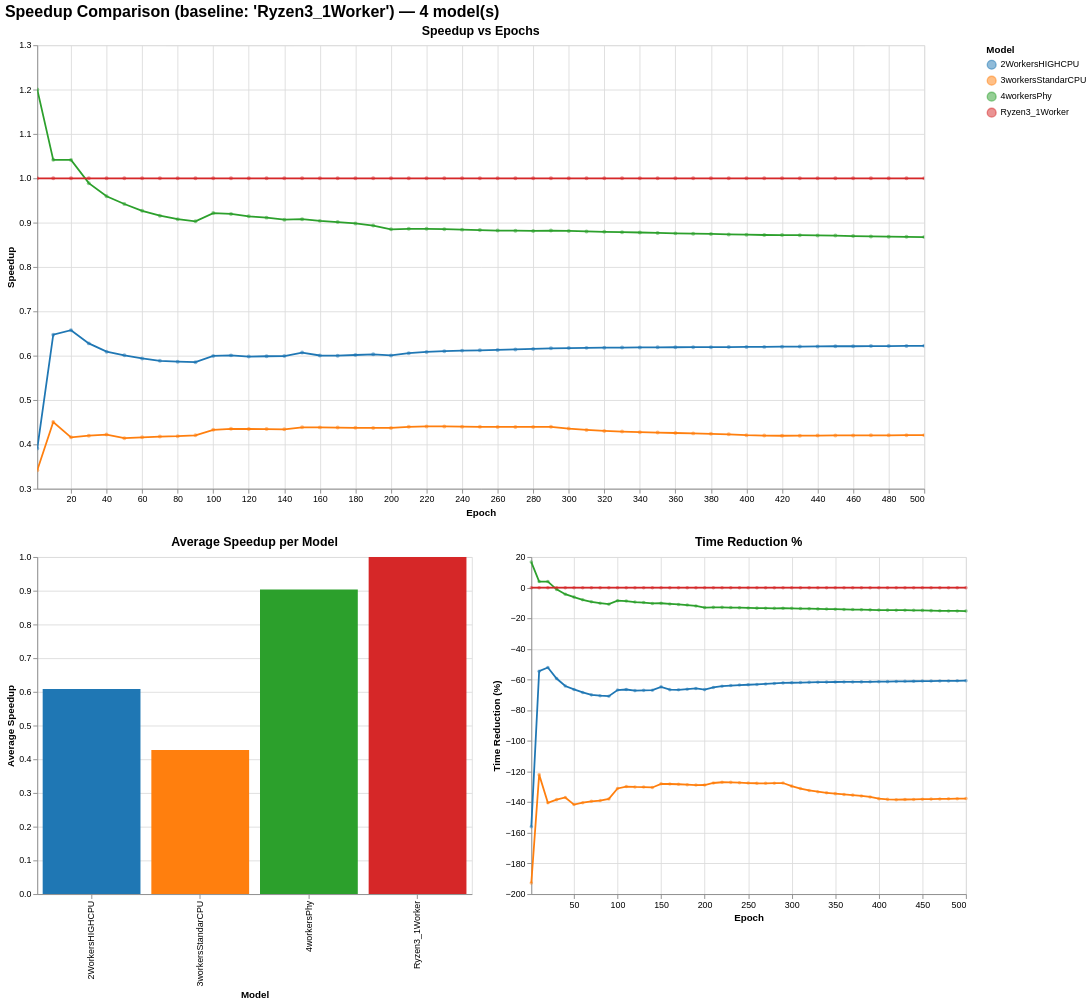

Here is the notebook cell this chart was saved with:
### Markdown cell above
# Speed up Comparassion

### Code cell
def speedup_analysis(base_case: str = None):

    runs = load_from_paths(
    "../stats/MNIST/PhysicalCPU/4workersPhy_metadata.json",
    "../stats/MNIST/HIGHCPU/HighCPU2Workers_metadata.json",
    "../stats/MNIST/standarCPU/3workers_metadata.json",
    "../stats/MNIST/Monolitic/Ryzen31Worker_metadata.json",
    )
    
    # Display metadata
    print(f"Speedup comparison (baseline: '{base_case}'):")
    print(runs_metadata(runs).to_string())
    
    # Create speedup visualization
    chart = compare_speedups(runs, base_case=base_case)
    chart.display()
    
    return runs

speedup_analysis("Ryzen3_1Worker")

### Figure 1 — Vega-Lite specification as saved in the notebook (floating-point values rounded to 4 significant figures; data arrays with more than 128 entries replaced by an {"elided": "..."} marker saying what was removed)
{"config": {"view": {"continuousWidth": 300, "continuousHeight": 300}}, "vconcat": [{"data": {"name": "data-469102e90fe9ce8e612b34c3e68e082b"}, "mark": {"type": "line", "point": {"opacity": 0.5, "size": 20}}, "encoding": {"color": {"field": "model", "legend": {"orient": "right", "title": "Model"}, "scale": {"scheme": "category10"}, "type": "nominal"}, "tooltip": [{"field": "model", "title": "Model", "type": "nominal"}, {"field": "epoch", "title": "Epoch", "type": "quantitative"}, {"field": "speedup", "format": ".2f", "title": "Speedup", "type": "quantitative"}, {"field": "time_s_impl", "format": ".2f", "title": "Implementation Time (s)", "type": "quantitative"}], "x": {"field": "epoch", "scale": {"nice": false, "zero": false}, "title": "Epoch", "type": "quantitative"}, "y": {"field": "speedup", "scale": {"zero": false}, "title": "Speedup", "type": "quantitative"}}, "height": 500, "name": "view_8afd528f5889129c_0", "title": {"text": "Speedup vs Epochs", "fontSize": 14}, "width": 1000}, {"hconcat": [{"data": {"name": "data-fd5d7362e52bad976de0722dda9a8cd2"}, "mark": {"type": "bar"}, "encoding": {"color": {"field": "model", "legend": null, "scale": {"scheme": "category10"}, "type": "nominal"}, "tooltip": [{"field": "model", "title": "Model", "type": "nominal"}, {"field": "avg_speedup", "format": ".2f", "title": "Avg Speedup", "type": "quantitative"}], "x": {"field": "model", "title": "Model", "type": "nominal"}, "y": {"field": "avg_speedup", "scale": {"zero": true}, "title": "Average Speedup", "type": "quantitative"}}, "height": 380, "title": {"text": "Average Speedup per Model", "fontSize": 14}, "width": 490}, {"data": {"name": "data-469102e90fe9ce8e612b34c3e68e082b"}, "mark": {"type": "line", "point": {"opacity": 0.5, "size": 16}}, "encoding": {"color": {"field": "model", "legend": {"orient": "right", "title": "Model"}, "scale": {"scheme": "category10"}, "type": "nominal"}, "tooltip": [{"field": "model", "title": "Model", "type": "nominal"}, {"field": "epoch", "title": "Epoch", "type": "quantitative"}, {"field": "time_reduction_pct", "format": ".1f", "title": "Time Reduction (%)", "type": "quantitative"}], "x": {"field": "epoch", "scale": {"nice": false, "zero": false}, "title": "Epoch", "type": "quantitative"}, "y": {"field": "time_reduction_pct", "scale": {"zero": false}, "title": "Time Reduction (%)", "type": "quantitative"}}, "height": 380, "title": {"text": "Time Reduction %", "fontSize": 14}, "width": 490}], "resolve": {"scale": {"color": "shared", "y": "independent"}}}], "params": [{"name": "zoom_speedup_epoch", "select": {"type": "interval"}, "bind": "scales", "views": ["view_8afd528f5889129c_0"]}], "resolve": {"scale": {"color": "shared"}}, "title": {"text": "Speedup Comparison (baseline: 'Ryzen3_1Worker') — 4 model(s)", "fontSize": 18}, "$schema": "https://vega.github.io/schema/vega-lite/v6.1.0.json", "datasets": {"data-469102e90fe9ce8e612b34c3e68e082b": {"elided": "204 records"}, "data-fd5d7362e52bad976de0722dda9a8cd2": [{"model": "2WorkersHIGHCPU", "avg_speedup": 0.6082}, {"model": "3workersStandarCPU", "avg_speedup": 0.4273}, {"model": "4workersPhy", "avg_speedup": 0.9037}, {"model": "Ryzen3_1Worker", "avg_speedup": 1.0}]}}
